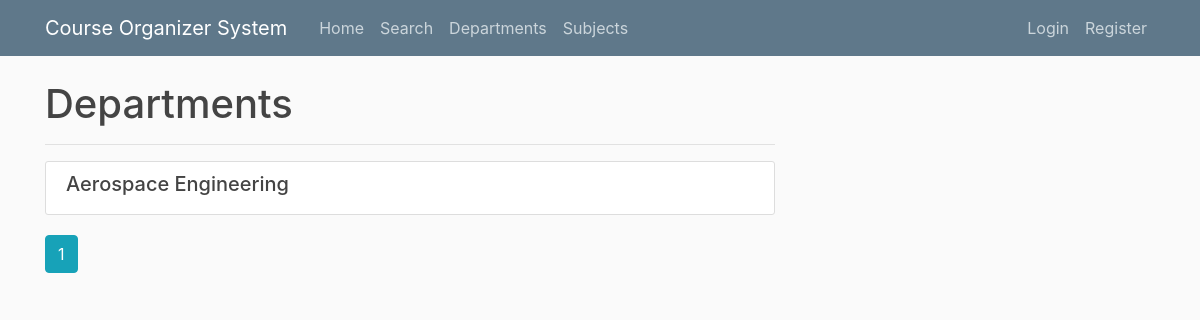
/departments, run on an earlier commit of the app's database.
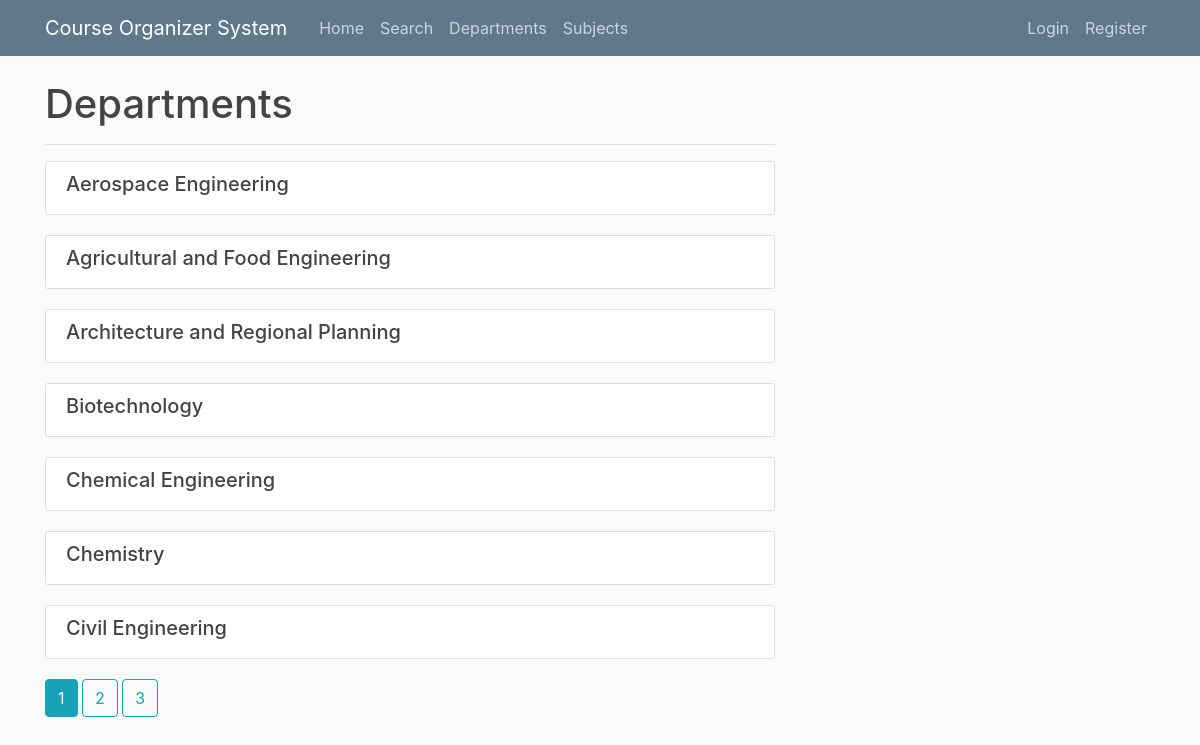
And on a later commit of the database.
### cos/models.py (models this page shows, shortened)
class Department(db.Model):
    id = db.Column(db.Integer, primary_key=True)
    title = db.Column(db.String(100), nullable=False)
    subjects = db.relationship('Subject', backref='author', lazy=True)
    persons = db.relationship('User', backref='division', lazy=True)

### cos/routes.py (the view)
@app.route("/departments")
def departments():
    page = request.args.get('page', 1, type=int)
    departments = Department.query.order_by(
        Department.title.asc()).paginate(page=page, per_page=7)
    return render_template('departments.html', title='Departments', departments=departments)

### cos/templates/departments.html
{% extends "layout.html" %}
{% block content %}
    <h1>Departments</h1>
    <hr>
    {% for department in departments.items %}
        <article class="media content-section">
          <div class="media-body">
            <h2 style="font-size:20px"><a class="article-title" href="{{ url_for('view_department', title=department.title) }}">{{ department.title }}</a></h2>
          </div>
        </article>
    {% endfor %}
    {% for page_num in departments.iter_pages(left_edge=1, right_edge=1, left_current=1, right_current=2) %}
      {% if page_num %}
        {% if departments.page == page_num %}
          <a class="btn btn-info mb-4" href="{{ url_for('departments', page=page_num) }}">{{ page_num }}</a>
        {% else %}
          <a class="btn btn-outline-info mb-4" href="{{ url_for('departments', page=page_num) }}">{{ page_num }}</a>
        {% endif %}
      {% else %}
        ...
      {% endif %}
    {% endfor %}
{% endblock content %}

What changed in the data, as far as the page shows it:
added Department: title "Agricultural and Food Engineering"
added Department: title "Architecture and Regional Planning"
added Department: title "Biotechnology"
added Department: title "Chemical Engineering"
added Department: title "Chemistry"
added Department: title "Civil Engineering"
Also different on the page:
new list line: "2"
new list line: "3"
